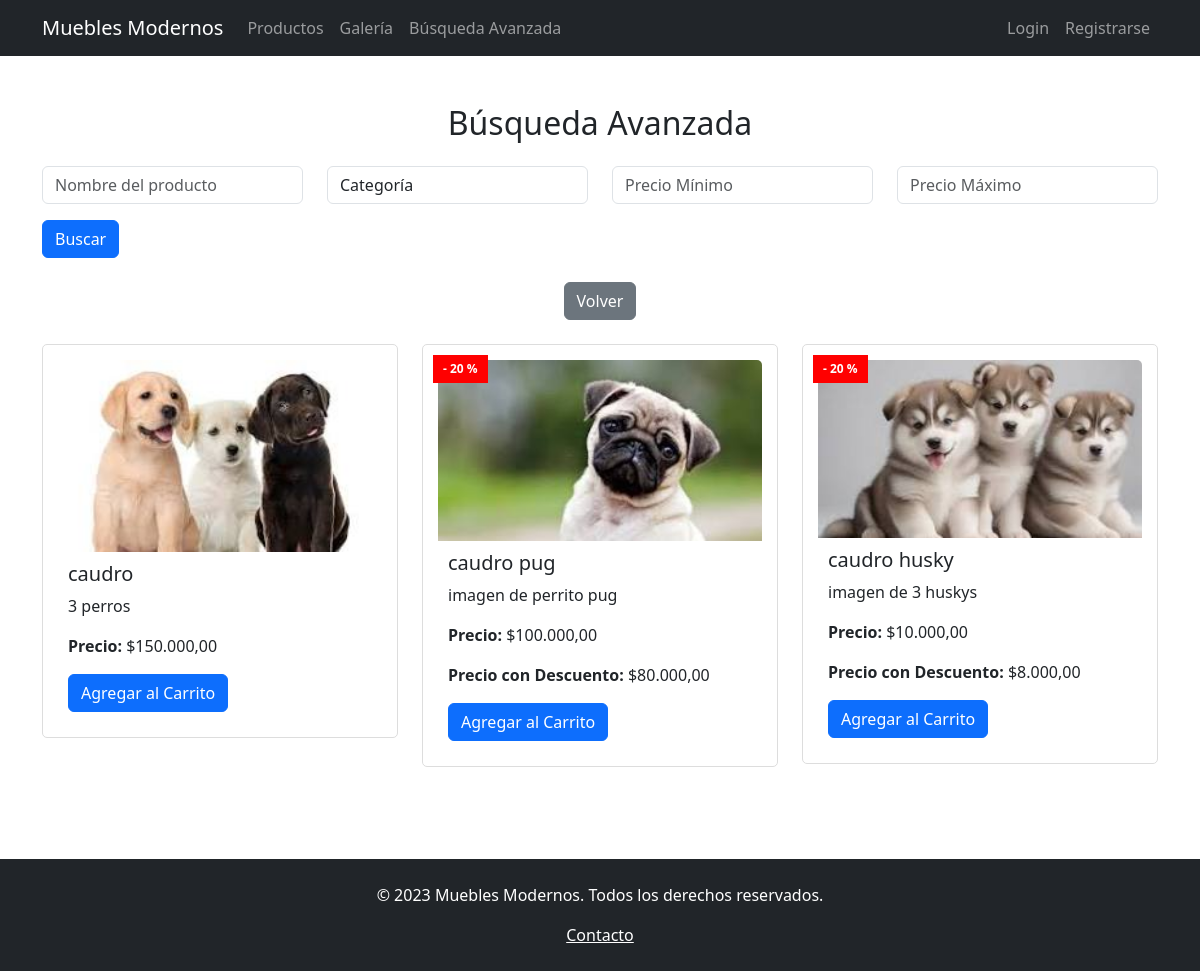
The page /buscar_avanzado.php?nombre=caudro on the database its author committed.
### tables this page shows
CREATE TABLE `inventario` (
  `id_producto` int(11) NOT NULL,
  `categoria` varchar(255) NOT NULL,
  `nombre` varchar(255) NOT NULL,
  `descripcion` text DEFAULT NULL,
  `precio` decimal(10,2) NOT NULL,
  `stock` int(11) NOT NULL,
  `imagen_url` varchar(255) DEFAULT NULL,
  `en_oferta` enum('si','no') DEFAULT 'no',
  `descuento` int(11) DEFAULT 0,
  `precio_descuento` decimal(10,2) DEFAULT NULL,
  `cantidad_vendida` int(11) DEFAULT 0
);

### src/buscar_avanzado.php (the view, shortened to what this page needs)
<?php
include("conexion.php");
function formatoMoneda($cantidad) {
    return '$' . number_format((float)$cantidad, 2, ',', '.');
}
$nombre = isset($_GET['nombre']) ? trim($_GET['nombre']) : '';
$query = "SELECT * FROM inventario WHERE 1";
$searchPerformed = false;
$conditions = [];
if ($nombre !== '') {
    $conditions[] = "nombre LIKE '%$nombre%'";
}
if (count($conditions) > 0) {
    $searchPerformed = true;
    $query .= " AND (" . implode(" OR ", $conditions) . ")";
}
$result = mysqli_query($conex, $query);
?>
<!DOCTYPE html>
<html lang="es">
<head>
    <link href="https://cdn.jsdelivr.net/npm/bootstrap@5.3.0/dist/css/bootstrap.min.css" rel="stylesheet">
</head>
<body>
    <nav class="navbar navbar-expand-lg navbar-dark bg-dark">
        <div class="container">
            <a class="navbar-brand" href="index.php">Muebles Modernos</a>
            <div class="collapse navbar-collapse" id="navbarNav">
                <ul class="navbar-nav me-auto">
                    <li class="nav-item"><a class="nav-link" href="index.php#productos">Productos</a></li>
                    <li class="nav-item"><a class="nav-link" href="index.php#galeria">Galería</a></li>
                    <li class="nav-item"><a class="nav-link" href="buscar_avanzado.php">Búsqueda Avanzada</a></li>
                </ul>
                <ul class="navbar-nav ms-auto">
                    <?php if (isset($_SESSION['cliente'])): ?>
                        <li class="nav-item">
                            <span class="nav-link">Bienvenido, <?php echo $_SESSION['cliente']; ?></span>
                        </li>
                        <li class="nav-item">
                            <a class="nav-link" href="carrito.php">
                                <i class="bi bi-cart3"></i> Carrito de Compras
                            </a>
                        </li>
                        <li class="nav-item">
                            <a class="nav-link" href="logout.php">Cerrar Sesión</a>
                        </li>
                    <?php else: ?>
                        <li class="nav-item">
                            <a class="nav-link" href="login.php">Login</a></li>
                        <li class="nav-item">
                            <a class="nav-link" href="registro.php">Registrarse</a>
                        </li>
                    <?php endif; ?>
                </ul>
            </div>
        </div>
    </nav>
    <div class="container my-5">
        <h2 class="text-center mb-4">Búsqueda Avanzada</h2>
        <form class="mb-4" action="buscar_avanzado.php" method="get">
            <div class="row">
                <div class="col-md-3">
                    <input type="text" class="form-control" name="nombre" placeholder="Nombre del producto">
                </div>
                <div class="col-md-3">
                    <select class="form-control" name="categoria">
                        <option value="">Categoría</option>
                    </select>
                </div>
                <div class="col-md-3">
                    <input type="number" class="form-control" name="min_precio" placeholder="Precio Mínimo">
                </div>
                <div class="col-md-3">
                    <input type="number" class="form-control" name="max_precio" placeholder="Precio Máximo">
                </div>
            </div>
            <button class="btn btn-primary mt-3" type="submit">Buscar</button>
        </form>
        <div class="text-center mb-4">
            <a href="index.php" class="btn btn-secondary">Volver</a>
        </div>
        <?php if ($searchPerformed): ?>
            <?php if (mysqli_num_rows($result) > 0): ?>
                <div class="row">
                    <?php while ($row = mysqli_fetch_assoc($result)): ?>
                        <div class="col-md-4 mb-4">
                            <div class="card position-relative product-card">
                                <?php if ($row['en_oferta'] == 'si'): ?>
                                    <div class="discount-badge">- <?php echo $row['descuento']; ?> %</div>
                                <?php endif; ?>
                                <img src="<?php echo $row['imagen_url']; ?>" class="card-img-top product-img" alt="<?php echo $row['nombre']; ?>" data-bs-toggle="modal" data-bs-target="#productModal" data-nombre="<?php echo $row['nombre']; ?>" data-descripcion="<?php echo $row['descripcion']; ?>" data-precio="<?php echo formatoMoneda($row['precio']); ?>" <?php if ($row['en_oferta'] == 'si'): ?>data-precio-descuento="<?php echo formatoMoneda($row['precio_descuento']); ?>"<?php endif; ?> data-stock="<?php echo $row['stock']; ?>" data-cantidad-vendida="<?php echo $row['cantidad_vendida']; ?>" data-producto-id="<?php echo $row['id_producto']; ?>">
                                <div class="product-info">
                                    <h5 class="card-title"><?php echo $row['nombre']; ?></h5>
                                    <p class="card-text"><?php echo $row['descripcion']; ?></p>
                                    <p class="card-text">
                                        <strong>Precio:</strong> <?php echo formatoMoneda($row['precio']); ?>
                                    </p>
                                    <?php if ($row['en_oferta'] == 'si'): ?>
                                        <p class="card-text">
                                            <strong>Precio con Descuento:</strong> <?php echo formatoMoneda($row['precio_descuento']); ?>
                                        </p>
                                    <?php endif; ?>
                                    <form method="post" action="agregar_al_carrito.php">
                                        <button type="submit" class="btn btn-primary">Agregar al Carrito</button>
                                    </form>
                                </div>
                            </div>
                        </div>
                    <?php endwhile; ?>
                </div>
            <?php else: ?>
                <p class="text-center">No se encontraron productos que coincidan con su búsqueda.</p>
            <?php endif; ?>
        <?php else: ?>
            <p class="text-center">Por favor, realiza una búsqueda para ver los resultados.</p>
        <?php endif; ?>
    </div>
    <footer class="bg-dark text-white text-center py-4">
        <p>&copy; 2023 Muebles Modernos. Todos los derechos reservados.</p>
        <a href="#contacto" class="text-white">Contacto</a>
    </footer>
</body>
</html>

### src/buscar_avanzado.php (style rules this page uses)
.product-img { width: 100%; height: auto; object-fit: cover; cursor: pointer; }
.discount-badge { position: absolute; top: 10px; left: 10px; background-color: red; color: white; padding: 5px 10px; font-size: 12px; font-weight: bold; }
.product-card { position: relative; margin-bottom: 20px; border: 1px solid #ddd; padding: 15px; border-radius: 5px; }
.product-info { padding: 10px; }

### rows shown on the page
inventario: imagen_url (picture), nombre "caudro", descripcion "3 perros", precio "$150.000,00"
inventario: descuento "20", imagen_url (picture), nombre "caudro pug", descripcion "imagen de perrito pug", precio "$100.000,00", precio_descuento "$80.000,00"
inventario: descuento "20", imagen_url (picture), nombre "caudro husky", descripcion "imagen de 3 huskys", precio "$10.000,00", precio_descuento "$8.000,00"
